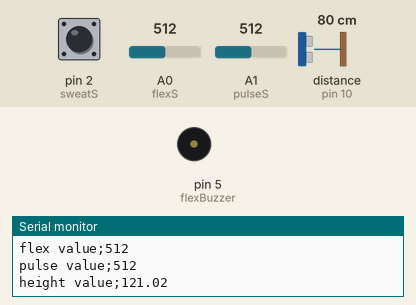
Recording of a program running on a simulated Arduino Uno, built with avr-gcc and run on an emulated ATmega328P. Shown: buzzer (waves = sounding, pin HIGH), the last lines printed to the serial monitor. Wiring (inferred from the names in the program): ultrasonic range finder: trigger pin 9; echo pin 10. Inputs (shaded band) come from the test bench; at power-on: A0 (flexS) = 512, distance to the obstacle (sensor on pin 10) 80 cm, A1 (pulseS) = 512, pin 2 (sweatS) LOW. The echo pulse lasts 58.3 µs per cm; pins used as bus, display or sensor lines are not drawn.

Above: at 1.2 s.
1.3 s: A0 (flexS) set to 90
4.3 s: distance to the obstacle (sensor on pin 10) set to 4 cm
7.3 s: A1 (pulseS) set to 104
10.3 s: A1 (pulseS) set to 95
13.3 s: A0 (flexS) set to 110
At 14.3 s:
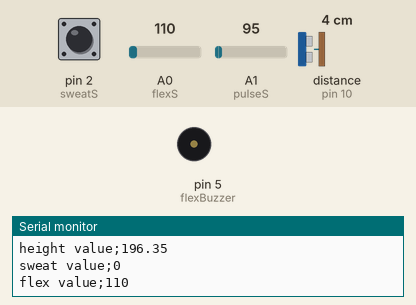
14.9 s: A0 (flexS) set to 40
At 18.45 s:
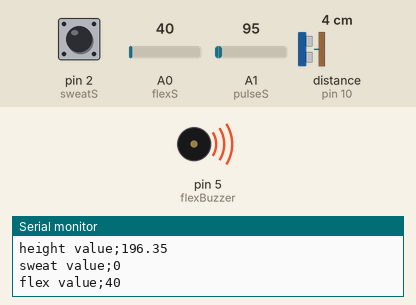
Timing chart, 0 to 18.9 s (numbered marks = the images above; inputs shaded):
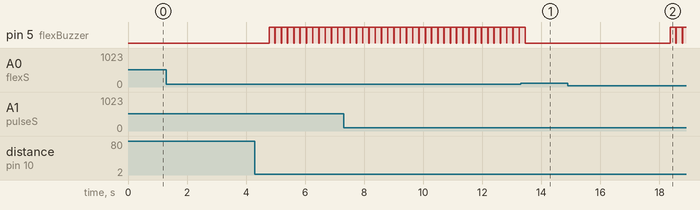

The program:

main.cpp
```cpp
#include <Arduino.h>
#include <SoftwareSerial.h> // Incluimos la librería  SoftwareSerial

// Bluethooth
SoftwareSerial BT(10,11);    // Definimos los pines RX y TX del Arduino conectados al Bluetooth

// ============================================================
// Posture
int flexS = A0; // flex sensor is connected with pin A0 of the arduino
int flexBuzzer = 5;
int postureThreshold = 100;
int cycleCounter = 0;
int cycleThreshold = 50; // Number of cycles before the buzzer is activated

// ============================================================
// Pulse
int pulseS = A1; // pulse sensor is connected with pin A1 of the arduino

// ============================================================
// Height
int trigS = 9; // ultrasonic sensor trigger pin
int echoS = 10; // ultrasonic sensor echo pin
int const SENSOR_DEFAULT_HEIGHT = 200; // default height of the ultrasonic sensor

// ============================================================
// Sweat
int sweatS = 2; // sweat sensor is connected with pin A3 of the arduino

// ============================================================
// READINGS
int flexdata = 0;
int pulsedata = 0;
int heightdata = 0;
int sweatdata = 0;

void setup()
{
    BT.begin(9600);
    Serial.begin(9600);
    // Posture
    pinMode(flexS, INPUT);
    pinMode(flexBuzzer, OUTPUT);
    // Height
    pinMode(trigS, OUTPUT);
    pinMode(echoS, INPUT);
    // Sweat
    pinMode(sweatS, INPUT);
}

void loop()
{
    // =======================================================
    // Sensor de postura
    // =======================================================

    flexdata = analogRead(flexS);
    Serial.println("flex value;"
        + String(flexdata) );
    if ( flexdata <= postureThreshold ) {
        // Increment the cycle counter
        cycleCounter++;
        // Check if the cycle counter has reached the threshold
        if ( cycleCounter >= cycleThreshold )
        {
            // Activate the buzzer
            digitalWrite(flexBuzzer, HIGH);
            delay(200); // Keep the buzzer on for 200 ms
            digitalWrite(flexBuzzer, LOW);
        }
    } else {
        // Reset the cycle counter if the flex sensor is not bent
        cycleCounter = 0;
    }

    // =======================================================
    // Sensor de pulso
    // =======================================================

    pulsedata = analogRead(pulseS);
    Serial.println("pulse value;"
        + String(pulsedata) );

    // =======================================================
    // Sensor de temperatura corporal
    // =======================================================

    digitalWrite(trigS, LOW);
    delayMicroseconds(2);
    digitalWrite(trigS, HIGH);
    delayMicroseconds(10);
    digitalWrite(trigS, LOW);


    const unsigned long duration = pulseIn(echoS, HIGH);

    const float distance = SENSOR_DEFAULT_HEIGHT - ( ( duration * 0.034 ) / 2 );
    Serial.println("height value;"
        + String( distance ) );

    // =======================================================
    // Sensor de sudor
    // =======================================================

    sweatdata = digitalRead(sweatS);
    if ( sweatdata == HIGH ) {
        Serial.println("sweat value;1"); // Sweat detected
    } else {
        Serial.println("sweat value;0"); // No sweat detected
    }

    // DELAY BETWEEN LOOPS
    delay(10);

    // END SENSOR LOOP
}
```

Measured:
- after the input at 13.3 s, pin 5 (flexBuzzer): goes on until 13.5 s, then stays LOW
- after the input at 14.9 s, pin 5 (flexBuzzer): alternates HIGH for 0.20 s and LOW for 0.01 s, starting after 3.5 s
- by itself, pin 5 (flexBuzzer): alternates HIGH for 0.20 s and LOW for 0.01 s
